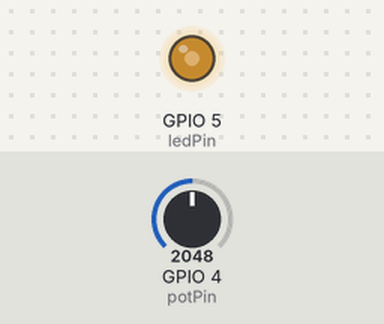
A sketch run on a simulated ESP32. Parts: output pins drawn as LEDs (lit = HIGH). The inputs (shaded band) are chosen by the test bench; at power-on: GPIO 4 (potPin) = 2048.

Above: at 1.2 s.
1.3 s: GPIO 4 (potPin) set to 2866
At 2.5 s:
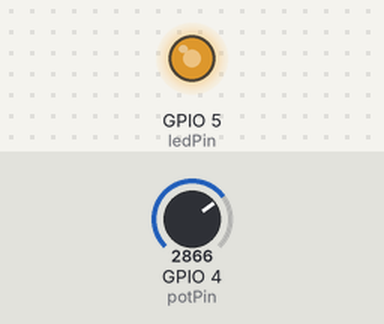
2.8 s: GPIO 4 (potPin) set to 3603
At 3.7 s:
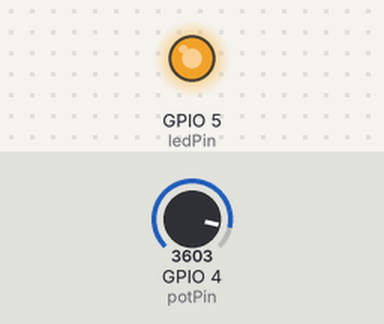
4.3 s: GPIO 4 (potPin) set to 491
At 4.9 s:
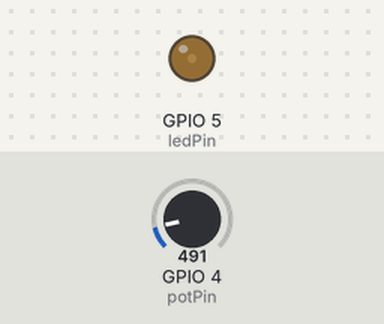
5.8 s: GPIO 4 (potPin) set to 0
At 6.2 s:
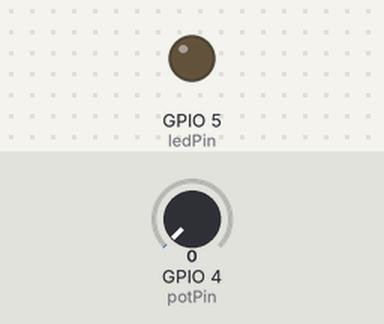
Timing chart, 0 to 8.3 s (numbered marks = the images above; inputs shaded):
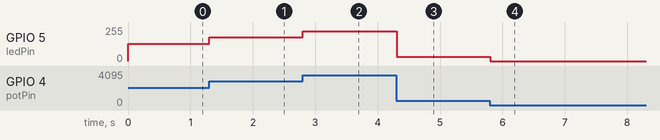

The sketch:

4.1.2.ino
```cpp
const int potPin = 4;     // GPIO pin connected to the potentiometer
const int ledPin = 5;      // GPIO pin connected to the LED
const int ledChannel = 1;  // LEDC channel for the LED
const int freq = 30;       // Frequency in Hz


void setup() {
  pinMode(potPin, INPUT);
  pinMode(ledPin, OUTPUT);
  Serial.begin(115200);  // Set the baud rate to 115200
  // LEDC configuration
  ledcSetup(ledChannel, freq, 14);
  ledcAttachPin(ledPin, ledChannel);
}
//(30*2^14 = 0.0.49152 MHz or 491.52 kHz ) within range >39kHz <40MHz
void loop() {
  // Read the potentiometer value
  int potValue = analogRead(potPin);
  //Serial.println(potValue);

  // Map the potentiometer value to the LEDC duty cycle range (0-255)
  int dutyCycle = map(potValue, 0, 4095, 0, 16384);
  //Serial.println(dutyCycle);

  // Set the LEDC duty cycle
  ledcWrite(ledChannel, dutyCycle);
  delay(100);
}
```

Measured:
- after the input at 1.3 s, GPIO 5 (ledPin): 128/255 → 178/255 at once
- after the input at 2.8 s, GPIO 5 (ledPin): 178/255 → 224/255 at once
- after the input at 4.3 s, GPIO 5 (ledPin): 224/255 → 31/255 at once
- after the input at 5.8 s, GPIO 5 (ledPin): 31/255 → 0/255 at once
